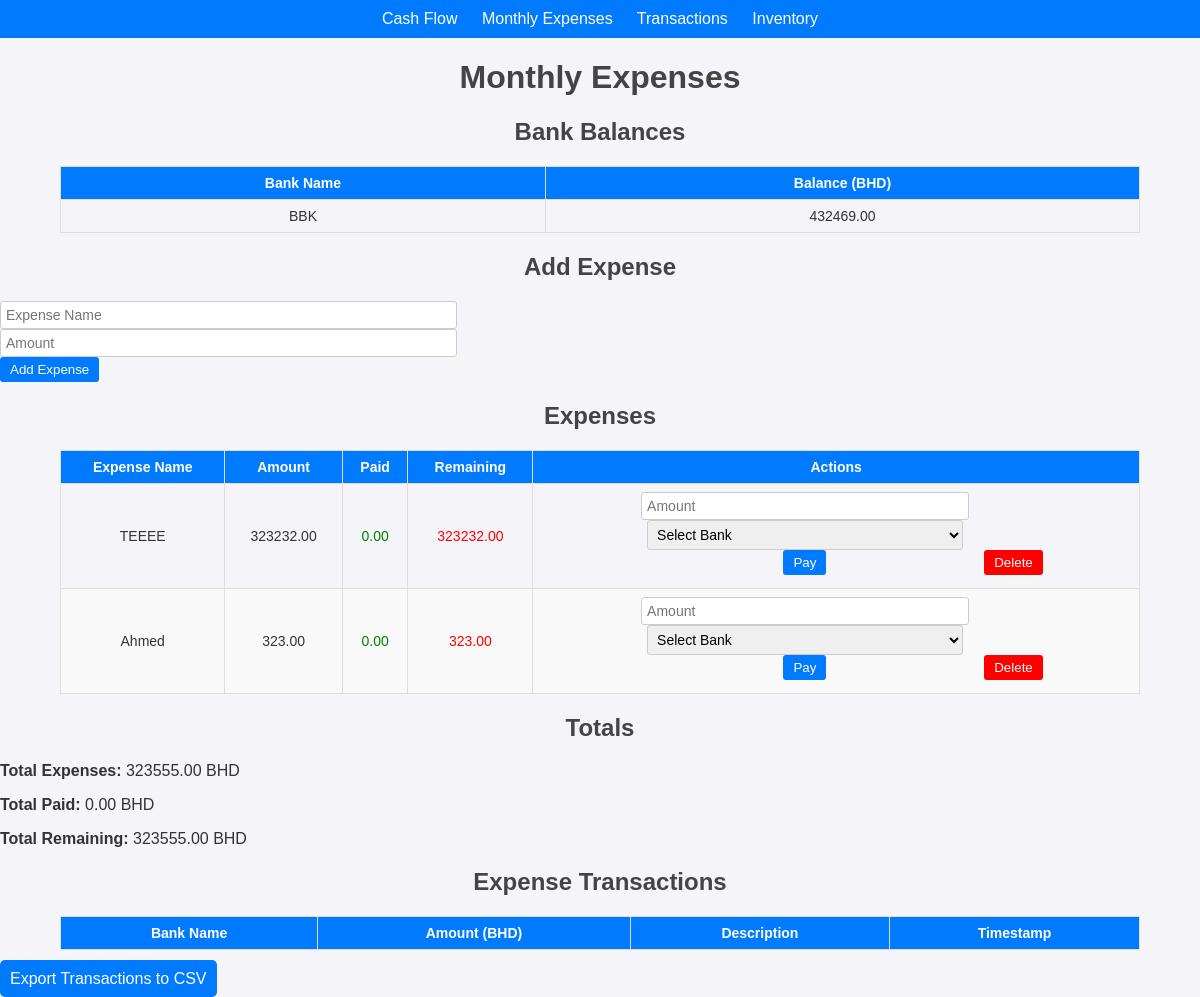
Page /monthly_expenses (signed in) on the earlier database version.
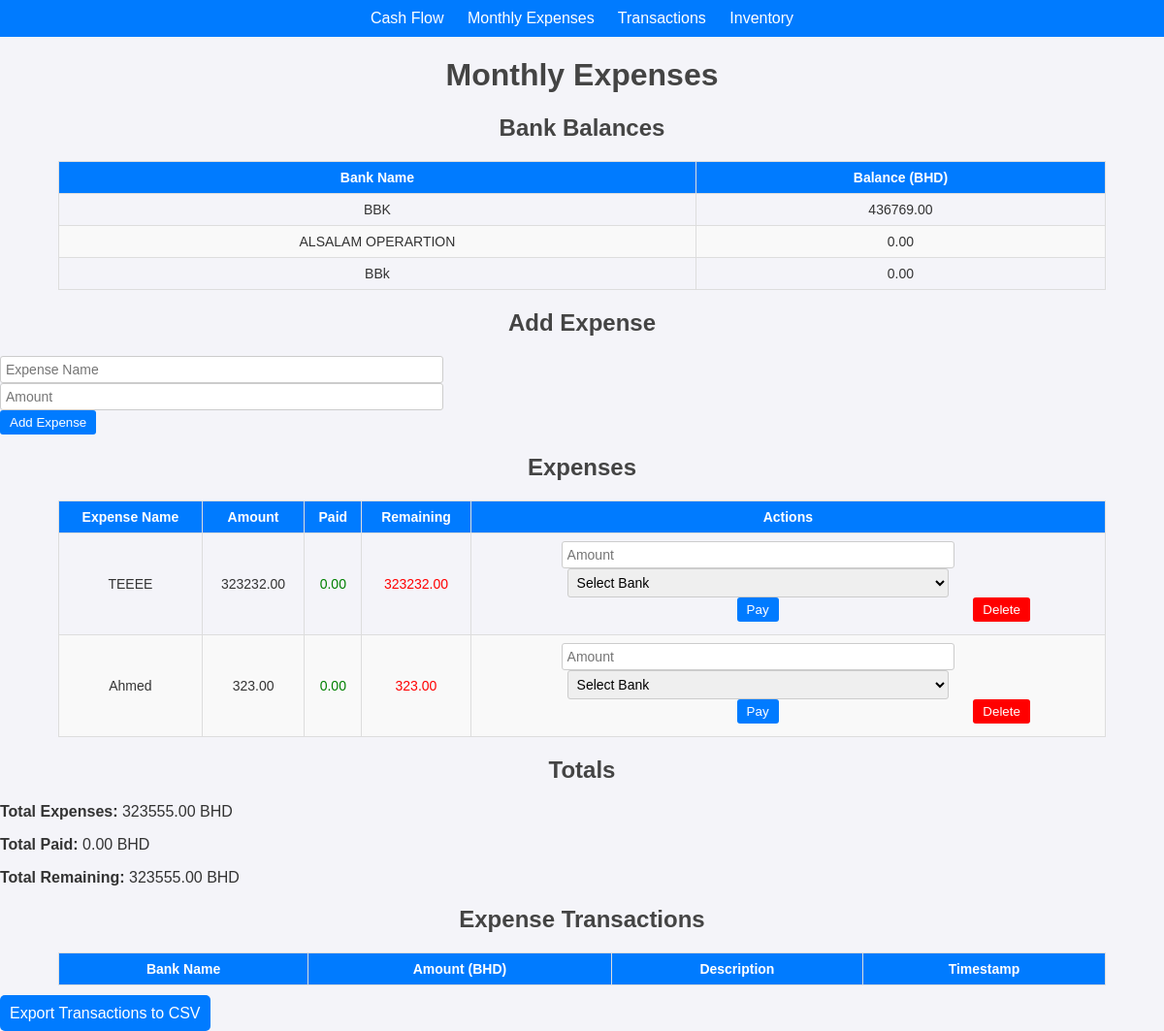
Same page on the later database version.
### app.py (models this page shows)
class Bank(db.Model):
    id = db.Column(db.Integer, primary_key=True)
    name = db.Column(db.String(100), unique=True, nullable=False)
    balance = db.Column(db.Float, nullable=False, default=0.0)
    user_id = db.Column(db.Integer, db.ForeignKey('user.id'), nullable=False)
    transactions = db.relationship(
        "Transaction",
        backref="bank",
        cascade="all, delete-orphan",  # Enable cascade delete
        lazy=True
    )

class Expense(db.Model):
    id = db.Column(db.Integer, primary_key=True)
    name = db.Column(db.String(100), nullable=False)
    amount = db.Column(db.Float, nullable=False)
    paid = db.Column(db.Float, nullable=False, default=0.0)
    user_id = db.Column(db.Integer, db.ForeignKey('user.id'), nullable=False)
    transactions = db.relationship(
        "Transaction",
        backref="expense",
        cascade="all, delete-orphan",  # Enable cascade delete
        lazy=True
    )

### app.py (the view, shortened to what this page needs)
@app.route("/monthly_expenses", methods=["GET", "POST"])
def monthly_expenses():
    user_id = session.get("user_id")
    if not user_id:
        flash("You must be logged in to perform this action.", "error")
        return redirect(url_for("login"))
    banks = Bank.query.filter_by(user_id=user_id).all()
    expenses = Expense.query.filter_by(user_id=user_id).all()
    total_expenses = sum(expense.amount for expense in expenses)
    total_paid = sum(expense.paid for expense in expenses)
    total_remaining = total_expenses - total_paid
    expense_transactions = Transaction.query.filter_by(
        user_id=user_id, type="expense_payment").order_by(Transaction.timestamp.desc()).all()
    return render_template(
        "monthly_expenses.html",
        banks=banks,
        expenses=expenses,
        total_expenses=total_expenses,
        total_paid=total_paid,
        total_remaining=total_remaining,
        expense_transactions=expense_transactions
    )

### app.py (called while the page is built)
@app.before_request
def require_login():
    allowed_routes = ["login", "signup",
                      "logout", "init_db", "set_default_bank"]
    if "user" not in session and request.endpoint not in allowed_routes:
        return redirect(url_for("login"))

### templates/monthly_expenses.html (shortened to what this page needs)
<!DOCTYPE html>
<html lang="en">
<head>
</head>
<body>
    <nav style="background-color: #007BFF; padding: 10px; text-align: center;">
        <a href="{{ url_for('cash_flow') }}" style="color: white; text-decoration: none; margin-right: 20px;">Cash
            Flow</a>
        <a href="{{ url_for('monthly_expenses') }}"
            style="color: white; text-decoration: none; margin-right: 20px;">Monthly Expenses</a>
        <a href="{{ url_for('transactions') }}"
            style="color: white; text-decoration: none; margin-right: 20px;">Transactions</a>
        <a href="{{ url_for('inventory_page') }}" style="color: white; text-decoration: none;">Inventory</a>
    </nav>
    <h1>Monthly Expenses</h1>
    <h2>Bank Balances</h2>
    <table>
        <thead>
            <tr>
                <th>Bank Name</th>
                <th>Balance (BHD)</th>
            </tr>
        </thead>
        <tbody>
            {% for bank in banks %}
            <tr>
                <td>{{ bank.name }}</td>
                <td>{{ "%.2f" | format(bank.balance) }}</td>
            </tr>
            {% endfor %}
        </tbody>
    </table>
    <h2>Add Expense</h2>
    <form method="POST" autocomplete="off">
        <input type="text" name="expense_name" placeholder="Expense Name" required>
        <input type="number" name="expense_amount" placeholder="Amount" step="0.01" required>
        <button type="submit">Add Expense</button>
    </form>
    <h2>Expenses</h2>
    <table>
        <thead>
            <tr>
                <th>Expense Name</th>
                <th>Amount</th>
                <th>Paid</th>
                <th>Remaining</th>
                <th>Actions</th>
            </tr>
        </thead>
        <tbody>
            {% for expense in expenses %}
            <tr>
                <td>{{ expense.name }}</td>
                <td>{{ "%.2f" | format(expense.amount) }}</td>
                <td style="color: green;">{{ "%.2f" | format(expense.paid) }}</td>
                <td style="color: red;">{{ "%.2f" | format(expense.amount - expense.paid) }}</td>
                <td>
                    <form method="POST" style="margin-bottom: 5px;">
                        <input type="number" name="amount_paid" placeholder="Amount" step="0.01" required>
                        <select name="bank_id" required>
                            <option value="" selected>Select Bank</option>
                        </select>
                        <button type="submit">Pay</button>
                    </form>
                    <form method="POST" style="display: inline;">
                        <button type="submit" style="background-color: red;" formnovalidate
                            onclick="return confirmDelete();">Delete</button>
                    </form>
                </td>
            </tr>
            {% endfor %}
        </tbody>
    </table>
    <h2>Totals</h2>
    <p><strong>Total Expenses:</strong> {{ "%.2f" | format(total_expenses) }} BHD</p>
    <p><strong>Total Paid:</strong> {{ "%.2f" | format(total_paid) }} BHD</p>
    <p><strong>Total Remaining:</strong> {{ "%.2f" | format(total_remaining) }} BHD</p>
    <h2>Expense Transactions</h2>
    <table>
        <thead>
            <tr>
                <th>Bank Name</th>
                <th>Amount (BHD)</th>
                <th>Description</th>
                <th>Timestamp</th>
            </tr>
        </thead>
    </table>
    <a href="{{ url_for('export_transactions') }}"
        style="background-color: #007BFF; color: white; padding: 10px; text-decoration: none; border-radius: 5px;">
        Export Transactions to CSV
    </a>
</body>
</html>

### templates/monthly_expenses.html (style rules this page uses)
body { font-family: Arial, sans-serif; margin: 0; padding: 0; background-color: #f4f4f9; color: #333; }
h1, h2 { text-align: center; color: #444; }
table { width: 90%; margin: 20px auto; border-collapse: collapse; font-size: 14px; }
th, td { border: 1px solid #ddd; padding: 8px; text-align: center; }
th { background-color: #007BFF; color: white; }
tr:nth-child(even) { background-color: #f9f9f9; }
button { background-color: #007BFF; color: white; border: none; padding: 5px 10px; border-radius: 3px; cursor: pointer; }
input[type="number"], input[type="text"], select { padding: 5px; font-size: 14px; border: 1px solid #ccc; border-radius: 3px; width: 90%; }
form { display: inline-block; }

Differences in the rows shown:
changed Bank "BBK": balance "432469.00" → "436769.00"
added Bank: name "ALSALAM OPERARTION", balance "0.00"
added Bank: name "BBk", balance "0.00"
